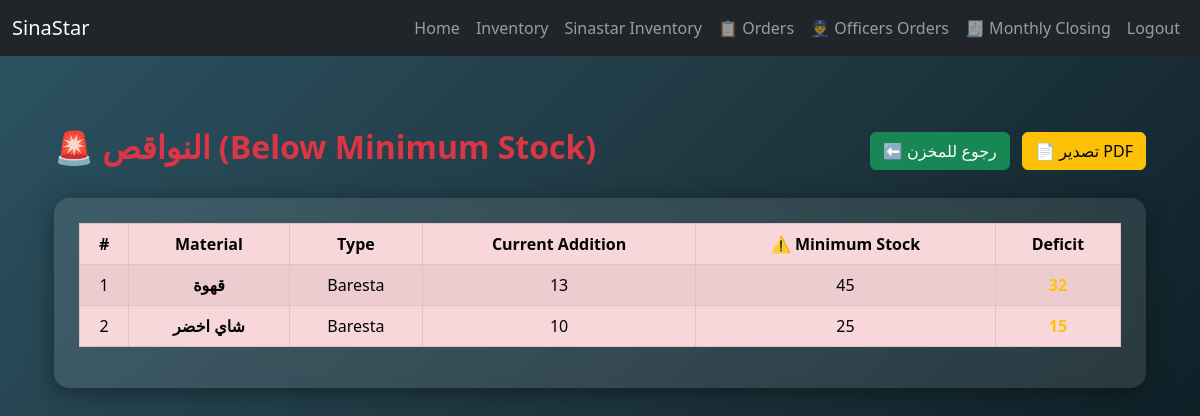
Page /sinastar_inventory_shortage/ (signed in) on the committed database.
### main/models.py (models this page shows, shortened)
class SinastarInventory(models.Model):
    TYPE_CHOICES = [
        ('Canteen', 'Canteen'),
        ('mat3am', 'mat3am'),
        ('Baresta', 'Baresta'),
        ('7alak', '7alak'),
        ('shesha', 'shesha'),
    ]
    material = models.ForeignKey(Material, on_delete=models.CASCADE)
    quantity = models.PositiveIntegerField(default=0)
    addition = models.PositiveIntegerField(default=0)
    addition_cost = models.DecimalField(max_digits=10, decimal_places=2, default=0)
    purchase_price = models.DecimalField(max_digits=10, decimal_places=2, default=0)
    minimum_stock = models.IntegerField(default=0, help_text="الحد الأدنى قبل التنبيه")
    type = models.CharField(max_length=20, choices=TYPE_CHOICES)
    created_at = models.DateTimeField(default=timezone.now)
    updated_at = models.DateTimeField(auto_now=True)

class Material(models.Model):
    name = models.CharField(max_length=100)
    quantity = models.PositiveIntegerField()
    created_at = models.DateTimeField(auto_now_add=True)

### main/views.py (the view, shortened to what this page needs)
# urls.py: path('sinastar_inventory_shortage/', views.sinastar_inventory_shortage, name='sinastar_inventory_shortage'),
@login_required
def sinastar_inventory_shortage(request):
    from django.db.models import F
    from django.http import HttpResponse
    from reportlab.lib.pagesizes import A4
    from reportlab.pdfgen import canvas
    items = SinastarInventory.objects.filter(addition__lt=F('minimum_stock'))
    for item in items:
        item.deficit = item.minimum_stock - item.addition
    return render(request, 'sinastar_inventory_shortage.html', {'items': items})

### main/templates/sinastar_inventory_shortage.html (shortened to what this page needs)
{% extends "base.html" %}
{% block content %}
<div class="container py-5">
    <div class="d-flex justify-content-between align-items-center mb-4 flex-wrap">
        <h2 class="fw-bold text-danger">🚨 النواقص (Below Minimum Stock)</h2>
        <div>
            <a href="{% url 'sinastar_inventory_list' %}" class="btn btn-success me-2">⬅️ رجوع للمخزن</a>
            <a href="?export=pdf" class="btn btn-warning">📄 تصدير PDF</a>
        </div>
    </div>
    {% if items %}
    <div class="shortage-card">
        <table class="table table-bordered table-striped text-center align-middle table-dark">
            <thead class="table-danger">
                <tr>
                    <th>#</th>
                    <th>Material</th>
                    <th>Type</th>
                    <th>Current Addition</th>
                    <th>⚠️ Minimum Stock</th>
                    <th>Deficit</th>
                </tr>
            </thead>
            <tbody>
                {% for item in items %}
                <tr class="table-danger">
                    <td>{{ forloop.counter }}</td>
                    <td class="fw-bold">{{ item.material.name }}</td>
                    <td>{{ item.type }}</td>
                    <td>{{ item.addition }}</td>
                    <td>{{ item.minimum_stock }}</td>
                    <td class="fw-bold text-warning">{{ item.deficit }}</td>
                </tr>
                {% endfor %}
            </tbody>
        </table>
    </div>
    {% else %}
    <div class="alert alert-success text-center fs-5 shadow">
        ✅ المخزون تمام، مفيش نواقص حالياً
    </div>
    {% endif %}
</div>
{% endblock %}

### main/templates/sinastar_inventory_shortage.html (style rules this page uses)
body { background: linear-gradient(135deg, #2c5364, #203a43, #0f2027); color: white; }
.shortage-card { background: rgba(255, 255, 255, 0.1); padding: 25px; border-radius: 15px; box-shadow: 0 4px 25px rgba(0,0,0,0.4); backdrop-filter: blur(5px); }
th, td { vertical-align: middle !important; }

### rows in the picture
SinastarInventory: material.name "قهوة", type "Baresta", addition "13", minimum_stock "45", deficit "32"
SinastarInventory: material.name "شاي اخضر", type "Baresta", addition "10", minimum_stock "25", deficit "15"
